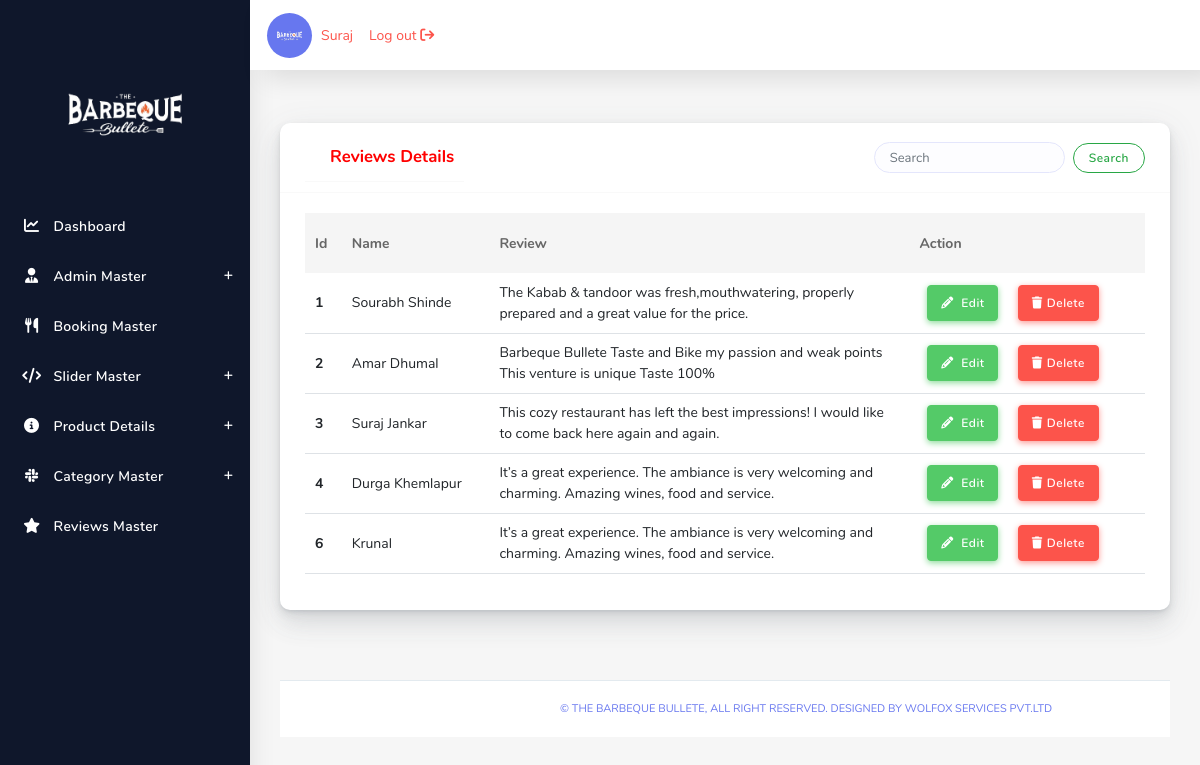
The app's page /Admin/ReviewsList.php (signed in) with its own data.
### tables this page shows
CREATE TABLE `reviews` (
  `id` int(10) NOT NULL,
  `reviews_name` varchar(15) NOT NULL,
  `Add_Review` varchar(150) NOT NULL
);

### Admin/ReviewsListBackEnd.php (called while the page is built)
<?php
include 'connection.php';
$sql ="SELECT * from `reviews` ";
$ResultData=mysqli_query($connection,$sql);
?>

### Admin/ReviewsList.php (the view, shortened to what this page needs)
<?php include 'header.php'; ?>
<div class="main-content">
        <section class="section">
          <div class="section-body">
            <div class="row">
            <div class="col-12 col-md-12 col-lg-12">
                <div class="card">
                <div class="card-header">
                <div class="form-inline mr-auto w-100">
                  <ul class="navbar-nav mr-3">
                    <h4 class="card-header">Reviews Details</h4>
                  </ul>
                    <form class="form-inline my-2 my-lg-0 ml-auto">
                      <input class="form-control mr-sm-2" type="search" placeholder="Search" aria-label="Search">
                      <button class="btn btn-outline-success my-2 my-sm-0" type="submit">Search</button>
                    </form>
                </div>
              </div>
                  <div class="card-body" style="overflow-x:auto;">
                    <table class="table table-striped">
                      <thead>
                    <tr>
                      <th scope="col">Id</th>
                      <th scope="col">Name</th>
                      <th scope="col">Review</th>
                      <th scope="col">Action</th>
                    </tr>
                  </thead>
                  <tbody>
                  <?php
                    include 'ReviewsListBackEnd.php';
                    while($row=mysqli_fetch_array($ResultData)){
                    echo "<tr style='background-color:white;'>";
                    echo "<th scope='row' class='border-bottom'>$row[id]</th>";
                    echo "<td class='border-bottom'>$row[reviews_name]</td>";
                    echo "<td class='border-bottom w-50'>$row[Add_Review]</td>";
                    echo '<td class="border-bottom">
                    <a href="ReviewsEdit.php?id='.$row['id'].'"><button class="btn btn-success m-2"><i class="fa-solid fa-pencil m-1"></i> Edit</button></a>
                    <a href="ReviewsListDelete.php?id='.$row['id'].'"><button class="btn btn-danger m-2"><i class="fa-solid fa-trash m-1"></i>Delete</button></a>
                     </th>';
                     echo "</tr>";
                  }
                  ?>
                  </tbody>
                </table>
                </div>
            </div>
        </div>
    </div>
</div>
<?php include 'footer.php'; ?>

### Admin/header.php (shortened to what this page needs)
<!DOCTYPE html>
<html lang="en">
<head>
  <link rel="stylesheet" href="assets/css/App.min.css">
  <link rel="stylesheet" href="assets/css/style.css">
  <link rel="stylesheet" href="assets/css/components.css">
  <link rel="stylesheet" href="assets/css/custom.css">
  <link rel="stylesheet" href="https://cdnjs.cloudflare.com/ajax/libs/font-awesome/6.4.2/css/all.min.css" />
</head>
<body>
      <?php
        include 'connection.php';
        $sql="SELECT * FROM `admin`";
        $ResultData=mysqli_query($connection,$sql);
        $row=mysqli_fetch_array($ResultData);
        $id=$row['id'];
        $Admin_Name=$row['Admin_Name'];
        $Admin_Image=$row['Admin_Image'];
      ?>
  <div id="app">
    <div class="main-wrapper main-wrapper-1">
      <div class="navbar-bg"></div>
      <nav class="navbar navbar-expand-lg main-navbar sticky">
        <ul class="nav row">
        <figure class="avatar mr-2"><?php
            echo "<img src='assets/img/admin/$id/$Admin_Image' alt='Admin Image'>";?>
        </figure>
        </ul>
        <a class="text-danger ml-3" href="index.php"><li><?php echo $Admin_Name ?></li></a>
        <a class="text-danger ml-3" href="LogOut.php"><li> Log out  <i class="fa-solid fa-arrow-right-from-bracket"></i></li></a>
      </nav>
      <div class="main-sidebar sidebar-style-2" style="background:#0F172B !important;">
        <aside id="" style="background:#0F172B !important;">
          <div class="sidebar-brand">
            <a href="index.php"><?php echo "<img src='assets/img/admin/$id/$Admin_Image' style='width:90%;' alt='Admin Image'>";?><span></span> </a>
          </div>
          <ul class="sidebar-menu" style="background:#0F172B !important; height:100%">
            <li class="dropdown">
              <a href="index.php" class="nav-link"><i class="fa-solid fa-chart-line"></i><span>Dashboard</span></a>
            </li>
            <li class="dropdown">
              <a href="#" class="menu-toggle nav-link has-dropdown"><i class="fa-solid fa-user-tie"></i><span>Admin Master</span></a>
            </li>
            <li class="dropdown">
              <a href="BookingList.php" class=" nav-link"><i class="fa-solid fa-utensils"></i><span>Booking Master</span></a>
            </li>
            <li class="dropdown">
              <a href="#" class="menu-toggle nav-link has-dropdown"><i class="fa-solid fa-code"></i><span>Slider Master</span></a>
            </li>
            <li class="dropdown">
              <a href="#" class="menu-toggle nav-link has-dropdown"><i class="fa-solid fa-circle-info"></i><span>Product Details</span></a>
            </li>
            <li class="dropdown">
              <a href="#" class="menu-toggle nav-link has-dropdown"><i class="fa-brands fa-slack"></i><span>Category Master</span></a>
            </li>
            <li class="dropdown">
              <a href="ReviewsList.php" class=" nav-link"><i class="fa-solid fa-star"></i><span>Reviews Master</span></a>
            </li>
          </ul>
        </aside>
      </div>

### Admin/header.php (style rules this page uses)
.main-sidebar .sidebar-menu li a span { color:white; }
.main-sidebar .sidebar-menu li a { color:white; }
a img { width: 70%; padding:10px; }
a li { list-style:none; }

### records on screen
reviews: id "1", reviews_name "Sourabh Shinde", Add_Review "The Kabab & tandoor was fresh,mouthwatering, properly prepared and a great value for the price."
reviews: id "2", reviews_name "Amar Dhumal", Add_Review "Barbeque Bullete Taste and Bike my passion and weak points This venture is unique Taste 100%"
reviews: id "3", reviews_name "Suraj Jankar", Add_Review "This cozy restaurant has left the best impressions! I would like to come back here again and again."
reviews: id "4", reviews_name "Durga Khemlapur", Add_Review "It’s a great experience. The ambiance is very welcoming and charming. Amazing wines, food and service."
reviews: id "6", reviews_name "Krunal", Add_Review "It’s a great experience. The ambiance is very welcoming and charming. Amazing wines, food and service."

### other values on screen
$Admin_Name "Suraj"
